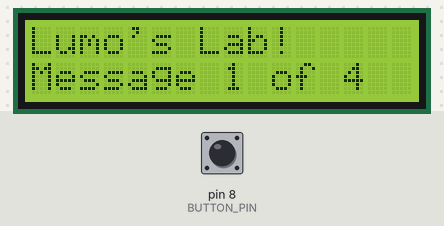
Simulated run of this sketch. Board: Arduino Uno, built with avr-gcc and run on an emulated ATmega328P. On the bench: 16×2 character LCD. Inputs (shaded band) come from the test bench; at power-on: pin 8 (BUTTON_PIN) HIGH.

Above: at 1.2 s.
1.3 s: pin 8 (BUTTON_PIN) pulled LOW for 0.15 s
At 2.3 s:
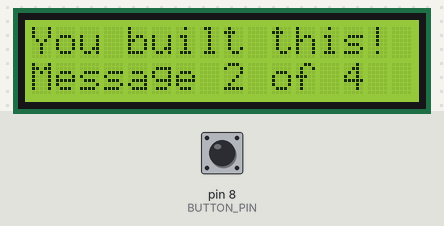
2.9 s: pin 8 (BUTTON_PIN) pulled LOW for 1 s
At 3.5 s:
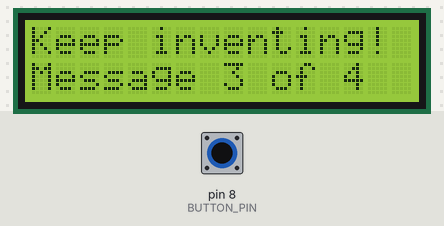
5.4 s: pin 8 (BUTTON_PIN) pulled LOW for 0.15 s
At 6.6 s:
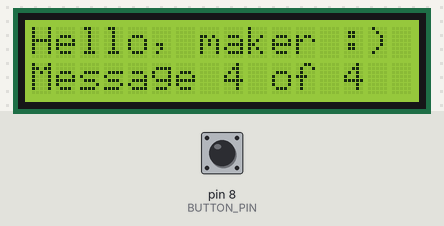
7.0 s: pin 8 (BUTTON_PIN) pulled LOW for 3.2 s
At 7.8 s:
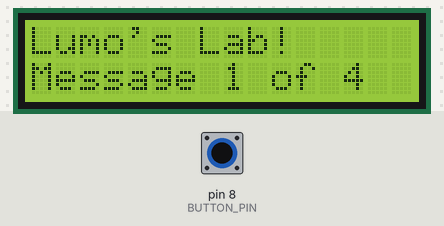
Timing chart, 0 to 10.0 s (numbered marks = the images above; inputs shaded):
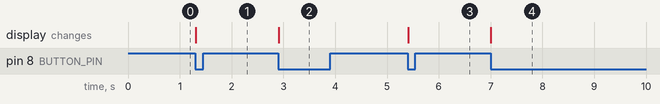

Measured:
- after the input at 1.3 s, the display: changes at once (image 1)
- after the input at 2.9 s, the display: changes at once (image 2)
- after the input at 5.4 s, the display: changes at once (image 3)
- after the input at 7.0 s, the display: changes at once (image 4)

The sketch:

P13_Secret_Message_Board.ino
```cpp
// Project 13: Secret Message Board
// Press the button to show the next secret message on the screen.

#include <LiquidCrystal.h>

const int LCD_RS = 12;
const int LCD_E = 11;
const int LCD_D4 = 5;
const int LCD_D5 = 4;
const int LCD_D6 = 3;
const int LCD_D7 = 2;
const int BUTTON_PIN = 8;

LiquidCrystal lcd(LCD_RS, LCD_E, LCD_D4, LCD_D5, LCD_D6, LCD_D7);

// Change these to your own secret messages (16 letters max!)
const char* MESSAGES[] = {
  "Lumo's Lab!",
  "You built this!",
  "Keep inventing!",
  "Hello, maker :)"
};
const int MESSAGE_COUNT = 4;
int current = 0;

void showMessage(int i) {
  lcd.clear();
  lcd.setCursor(0, 0);          // column 0, top row
  lcd.print(MESSAGES[i]);
  lcd.setCursor(0, 1);          // column 0, bottom row
  lcd.print("Message ");
  lcd.print(i + 1);
  lcd.print(" of ");
  lcd.print(MESSAGE_COUNT);
}

void setup() {
  pinMode(BUTTON_PIN, INPUT_PULLUP);
  lcd.begin(16, 2);             // 16 columns, 2 rows
  showMessage(current);
}

void loop() {
  if (digitalRead(BUTTON_PIN) == LOW) {
    // After the last message, go back to the first one.
    current = (current + 1) % MESSAGE_COUNT;
    showMessage(current);
    while (digitalRead(BUTTON_PIN) == LOW) { } // wait until you let go
    delay(50);
  }
}
```
